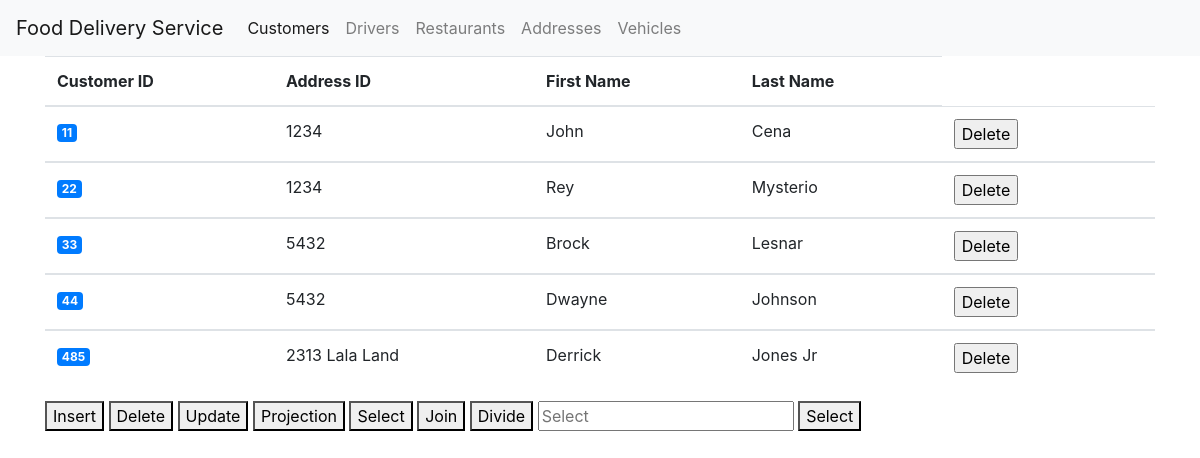
The page /customers on the database as committed earlier.
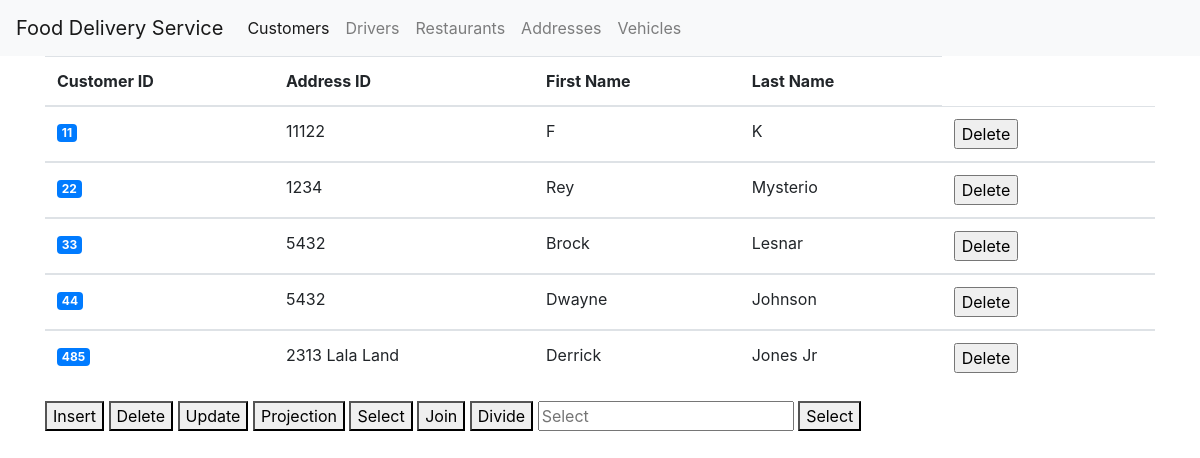
The same page on the database as committed later.
### tables this page shows
CREATE TABLE Customer (
	customer_id integer,
	addressID integer,
	first_name char(50),
    last_name char(50),
	PRIMARY KEY (customer_id),
	FOREIGN KEY (addressID) REFERENCES Address
);

### app.py (the view)
@app.route('/customers')
def customer():
    db_conn = sqlite3.connect("food_delivery.db")
    cur = db_conn.cursor()
    tableData =  table("Customer")
    db_conn.close()
    print(tableData)
    return render_template('customer.html', tableData = tableData)

### app.py (called while the page is built)
def select_table(table: str, attributes: str) -> str:
    db_conn = sqlite3.connect("food_delivery.db")
    cur = db_conn.cursor()
    out = []
    for row in cur.execute(f"SELECT {attributes} FROM {table}"):
        out.append(row)
    return out

@app.route("/tables/<tablename>", methods=['GET'])
def table(tablename: str):
    attributes = request.args.get("attributes")
    if attributes is None:
        attributes = "*"
    return select_table(tablename, attributes)

### templates/customer.html (shortened to what this page needs)
{% extends 'base.html' %}
{% block content %}
<div>
<table class="table">
    <thead>
      <tr>
        <th scope="col">Customer ID</th>
        <th scope="col">Address ID</th>
        <th scope="col">First Name</th>
        <th scope="col">Last Name</th>
      </tr>
    </thead>
    {% for user in tableData %}
    <tbody>
      <td><a href= "{{url_for('customer_helper', customer_id = user[0]) }}">
        <span class="badge badge-primary"> {{ user[0] }} </span>
      </a></td>
      <td>{{ user[1] }} </td>
      <td>{{ user[2] }} </td>
      <td>{{ user[3] }} </td>
      <td><form action="{{ url_for('delete_customer') }}" method=post>
  <input type=submit  value="Delete" />
    </form>
    <td>
    </tbody>
    {% endfor %}
  </table>
</div>
<div>
  <Button onclick="myFunction()"> Insert </Button>
    <Button onclick="myFunction()"> Delete </Button>
    <Button onclick="myFunction()"> Update </Button>
    <Button onclick="myFunction()"> Projection </Button>
    <Button onclick="myFunction()"> Select </Button>
    <Button onclick="myFunction()"> Join</Button>
    <Button onclick="myFunction()"> Divide</Button>
<input type="text" placeholder="Select" id="myInput">
    <button type="button" onclick="getInputValue();">Select</button>
</div>
{% endblock %}

### templates/base.html (shortened to what this page needs)
<!doctype html>
<html lang="en">
  <head>
    <link rel="stylesheet" href="https://stackpath.bootstrapcdn.com/bootstrap/4.3.1/css/bootstrap.min.css">
  </head>
  <body>
      <div>
        <nav class="navbar navbar-expand-lg navbar-light bg-light">
          <a class="navbar-brand" href="/">Food Delivery Service</a>
          <div class="collapse navbar-collapse" id="navbarSupportedContent">
            <ul class="navbar-nav mr-auto">
              <li class="nav-item active">
                <a class="nav-link" href="/customers">Customers<span class="sr-only">(current)</span></a>
              </li>
              <li class="nav-item">
                <a class="nav-link" href="/drivers">Drivers</a>
              </li>
              <li class="nav-item">
                <a class="nav-link" href="/restaurants">Restaurants</a>
              </li>
              <li class="nav-item">
                <a class="nav-link" href="/address">Addresses</a>
              </li>
              <li class="nav-item">
                <a class="nav-link" href="/vehicles">Vehicles</a>
              </li>
            </ul>
        </div>
     </div>
        <div class="container">
                {% block content %} {% endblock %}
        </div>
  </body>
</html>

Rows that differ between the two databases and show on the page:
changed Customer id 11: addressID "1234" → "11122"; first_name "John" → "F"; last_name "Cena" → "K"
